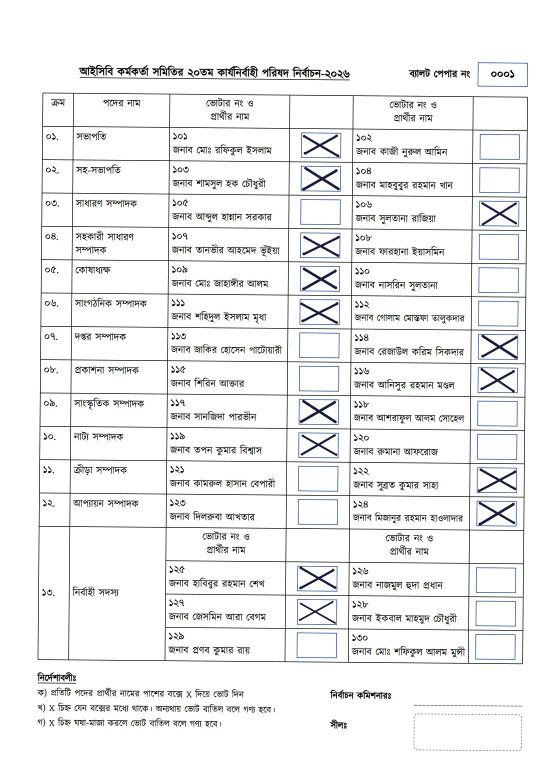
#> input picture Sample Ballots/03-11-2026/IMG_0001.jpeg, 1654 x 2339 px (shown at 1/3 size); its folder holds only this picture in this run
$ python -i ocr_service.py   (imports and definitions only)
#> lines starting #> are read from the running program, lines starting #| are printed output that depends on the picture; after the words box and inside, x2 and y2 are one past the last pixel; in counts of white or black regions, pixels touching at a corner belong together
"""Mark detection for scanned ballot papers.

The ballot is a printed table.  Each row holds up to `BALLOT_COLUMNS`
(normally 2) candidates, and every candidate has a small square box that the
voter marks with an X.  Nothing has to be *read* as text: we only need to know
which boxes contain ink, so the whole pipeline is plain OpenCV.

Pipeline
--------
1. Render the PDF page (pypdfium2) or load an image file.
2. Grey-scale + adaptive threshold  ->  binary image (ink = white).
3. Find the outer border of the ballot table and deskew the page with it.
4. Find small rectangular outlines inside the table = candidate boxes.
   The left-most part of the table never holds a box (candidate numbers and
   names on the 11-11-2026 paper) and is ignored.
5. Group the boxes into rows (by y) and columns (by x).
6. Map row/column to the candidate layout that comes from the database
   (positions in ballot order, candidates in display order, 2 per row).
7. Measure every box: ink inside (marked?), ink around it (rule kha: X must be
   inside the box), fully inked boxes (rule ga: rubbed/scribbled marks are void).

The result carries warnings (e.g. "expected 30 boxes, found 29") so that the
processor can flag the ballot for manual review instead of silently trusting
a mis-aligned read.
"""

from __future__ import annotations

import logging
from dataclasses import dataclass, field
from pathlib import Path
from statistics import median
from typing import Any

import cv2
import numpy as np
from PIL import Image, ImageOps, ImageSequence

from app.config import settings

logger = logging.getLogger(__name__)

IMAGE_SUFFIXES = {".png", ".jpg", ".jpeg", ".jfif", ".tif", ".tiff", ".bmp", ".webp"}
A4_WIDTH_INCHES = 8.27  # the ballot is printed on A4 portrait
SUPPORTED_SUFFIXES = IMAGE_SUFFIXES | {".pdf"}


# --------------------------------------------------------------------------
# Data structures
# --------------------------------------------------------------------------
@dataclass
class Box:
    x: int
    y: int
    w: int
    h: int

    @property
    def cx(self) -> float:
        return self.x + self.w / 2

    @property
    def cy(self) -> float:
        return self.y + self.h / 2

    def as_dict(self) -> dict[str, int]:
        return {"x": self.x, "y": self.y, "w": self.w, "h": self.h}


@dataclass
class MarkResult:
    candidate_id: int
    position_id: int
    row_index: int
    col_index: int
    is_marked: bool
    confidence: float
    density: float
    box: Box | None
    kind: str = "none"                # none | x | mark | faint | outside | smudged
    void_reason: str | None = None     # set when the ballot rules make this vote invalid
    outside_ink: float = 0.0           # ink ratio in the ring around the box


@dataclass
class PageResult:
    marks: list[MarkResult]
    boxes_expected: int
    boxes_detected: int
    layout_ok: bool
    warnings: list[str] = field(default_factory=list)
    image: np.ndarray | None = None  # deskewed grey page, used for previews


# --------------------------------------------------------------------------
# Service
# --------------------------------------------------------------------------
class OCRService:
    """Detects marked boxes on a ballot page."""

    # Geometry filters, relative to the page width.  The printed box is about
    # 7.5% of the page width and roughly 1.5x wider than tall.
    MIN_BOX_RATIO = 0.035
    MAX_BOX_RATIO = 0.10
    MIN_ASPECT = 0.6
    MAX_ASPECT = 2.2
    # Fraction of each edge of a candidate box that must contain ink for the
    # contour to count as a printed rectangle (filters out text glyphs).
    MIN_EDGE_COVERAGE = 0.7
    # No candidate box lies in the left-most part of the table (it holds the
    # candidate numbers and names), so anything box-shaped there is ignored.
    TABLE_LEFT_IGNORE = 0.15
    # Rule (kha): ring around the box that must stay clean, as a fraction of the box height
    OUTSIDE_RING = 0.25
    # A box whose bounding rectangle is this much larger than the typical box has a
    # mark crossing its border (the contour of box + mark merged)
    OVERSIZE_RATIO = 1.3
    # Rule (ka): an X should put ink on both diagonals of the box
    DIAGONAL_MIN_COVERAGE = 0.3
    # Ink ratio of a typical pen X (~18% of the box): at or above this the
    # confidence is 1.0; between MARK_THRESHOLD and this it ramps from 0.5.
    STRONG_MARK = 0.18

    # ---------------------------------------------------------------- input
    # [69 lines left out: functions render_pages, normalize, to_gray, not called in this run]

    @staticmethod
    def binarize(gray: np.ndarray) -> np.ndarray:
        """Ink -> 255, paper -> 0.

        Adaptive thresholding handles uneven lighting but hollows out large
        solid areas (a scribbled-out box would look empty), so it is combined
        with a global Otsu threshold that keeps solid ink solid.
        """
        blurred = cv2.GaussianBlur(gray, (3, 3), 0)
        adaptive = cv2.adaptiveThreshold(
            blurred, 255, cv2.ADAPTIVE_THRESH_GAUSSIAN_C, cv2.THRESH_BINARY_INV, 25, 12
        )
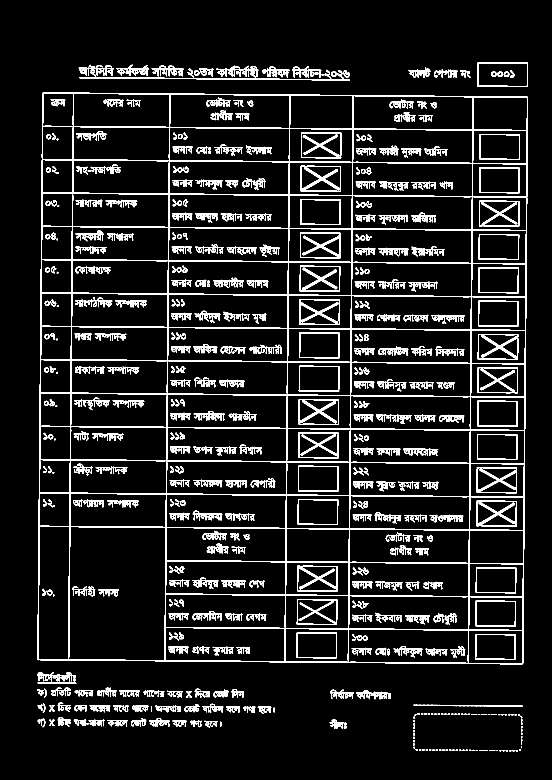
#> adaptive: shape (2339, 1654) (shown at 1/3 size); 8.6% white; 608 white regions (63 under 20 px), largest, box (x1, y1, x2, y2) and area: (112, 277, 1584, 1993) 117040, (896, 1197, 1017, 1275) 2914, (902, 497, 1023, 575) 2897
        _, solid = cv2.threshold(blurred, 0, 255, cv2.THRESH_BINARY_INV + cv2.THRESH_OTSU)
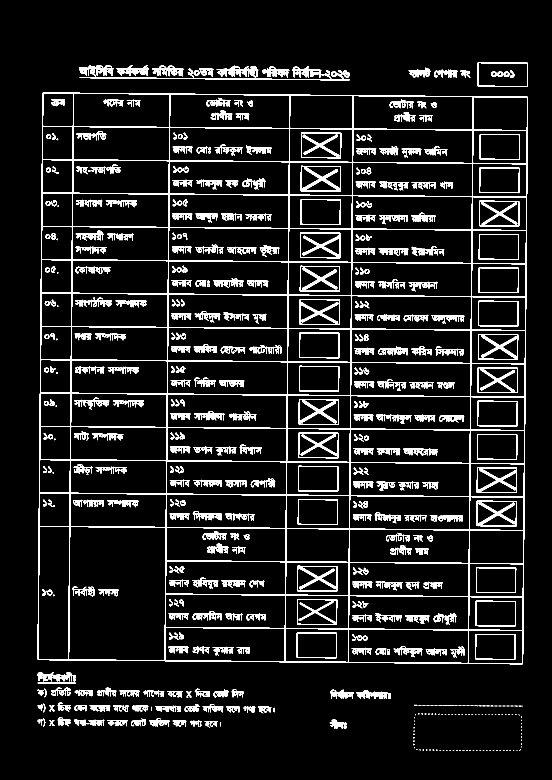
#> solid: shape (2339, 1654) (shown at 1/3 size); 8.1% white; 656 white regions (228 under 20 px), largest, box (x1, y1, x2, y2) and area: (113, 278, 1584, 1993) 100619, (896, 1197, 1017, 1275) 2911, (902, 497, 1023, 575) 2908
        return cv2.bitwise_or(adaptive, solid)
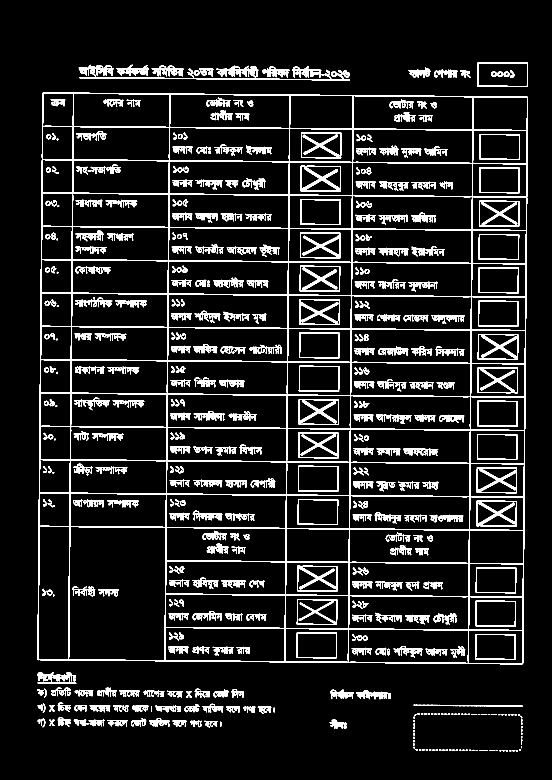
#> returned value: shape (2339, 1654) (shown at 1/3 size); 8.9% white; 568 white regions (45 under 20 px), largest, box (x1, y1, x2, y2) and area: (112, 277, 1584, 1993) 117159, (896, 1197, 1017, 1275) 3094, (902, 497, 1023, 575) 3086

    # [418 lines left out: functions largest_component, grid_lines, find_table, deskew, detect_boxes, _is_outline and 10 more, not called in this run]

    def process_file(self, path: str | Path, layout: list[dict]) -> list[PageResult]:
        """Process every page of a scanned file (PDF or image)."""
        return [self.extract_oriented(img, layout) for img in self.render_pages(path)]

    # -------------------------------------------------------------- preview
    # [42 lines left out: functions render_raw_preview, render_preview, not called in this run]


ocr_service = OCRService()

>>> import cv2
>>> picture = cv2.imread('../../../Sample Ballots/03-11-2026/IMG_0001.jpeg', cv2.IMREAD_GRAYSCALE)
>>> result = OCRService().binarize(picture)

$ run again, on Sample Ballots/03-11-2026/IMG_0025.jpeg
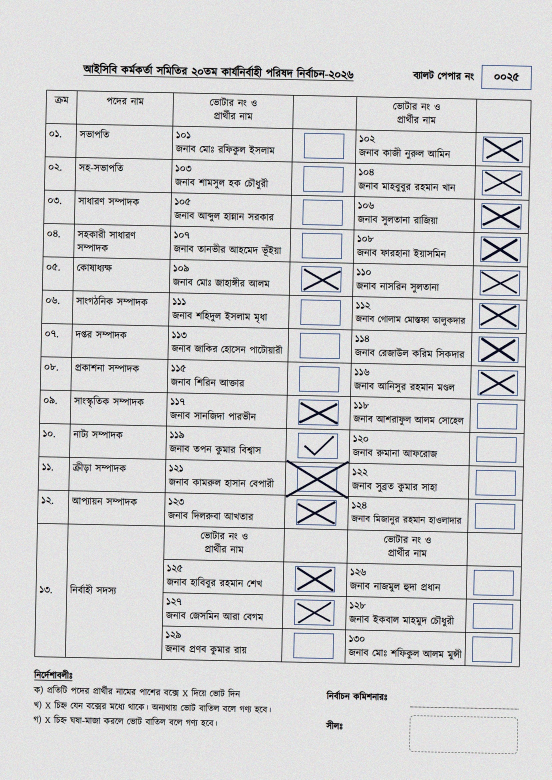
#> input picture Sample Ballots/03-11-2026/IMG_0025.jpeg, 1654 x 2339 px (shown at 1/3 size)
#> in binarize, `adaptive = cv2.adaptiveThreshold( blurred, 255, cv2.ADAPTIVE_THRESH_GA..`:
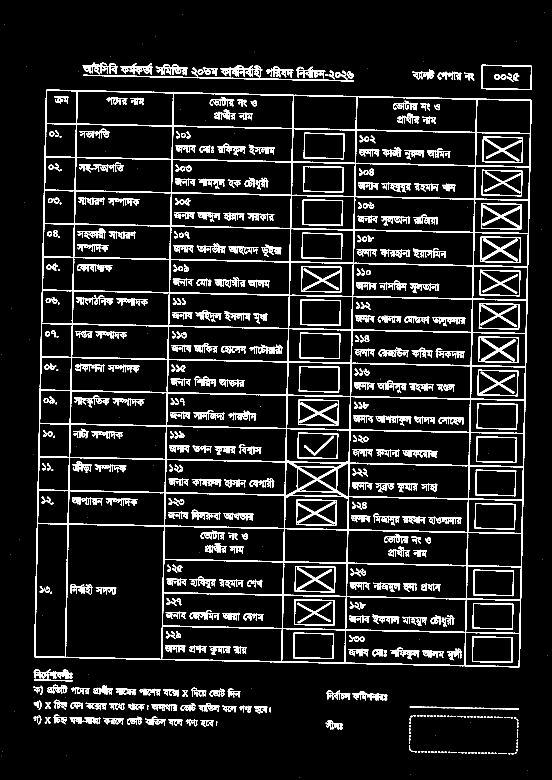
#> adaptive: shape (2339, 1654) (shown at 1/3 size); 8.6% white; 666 white regions (123 under 20 px), largest, box (x1, y1, x2, y2) and area: (102, 269, 1595, 2002) 122038, (1434, 1009, 1557, 1089) 2852, (1443, 609, 1565, 689) 2744
#> solid: shape (2339, 1654); 8.1% white; 642 white regions (213 under 20 px), largest, box (x1, y1, x2, y2) and area: (103, 269, 1595, 2002) 103186, (1435, 1010, 1557, 1088) 2862, (1443, 610, 1565, 689) 2754
#> in binarize, `return cv2.bitwise_or(adaptive, solid)`:
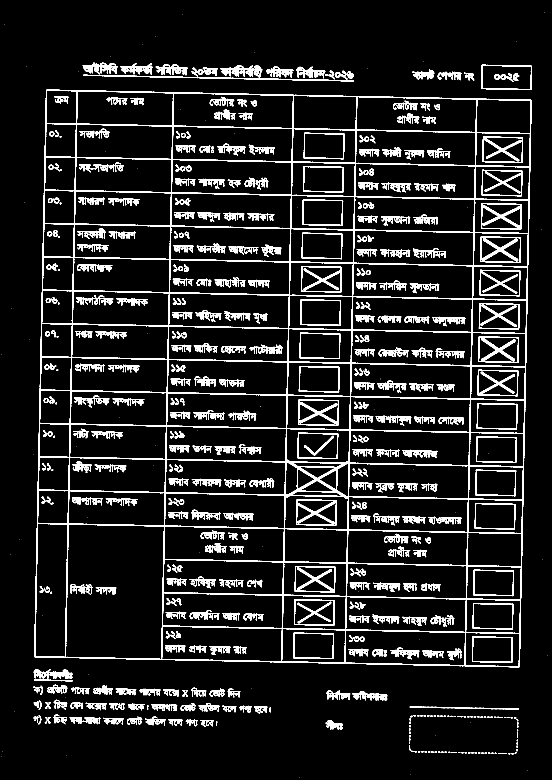
#> returned value: shape (2339, 1654) (shown at 1/3 size); 9% white; 619 white regions (97 under 20 px), largest, box (x1, y1, x2, y2) and area: (102, 269, 1595, 2002) 122540, (1434, 1009, 1557, 1089) 3039, (894, 1198, 1017, 1277) 2924
